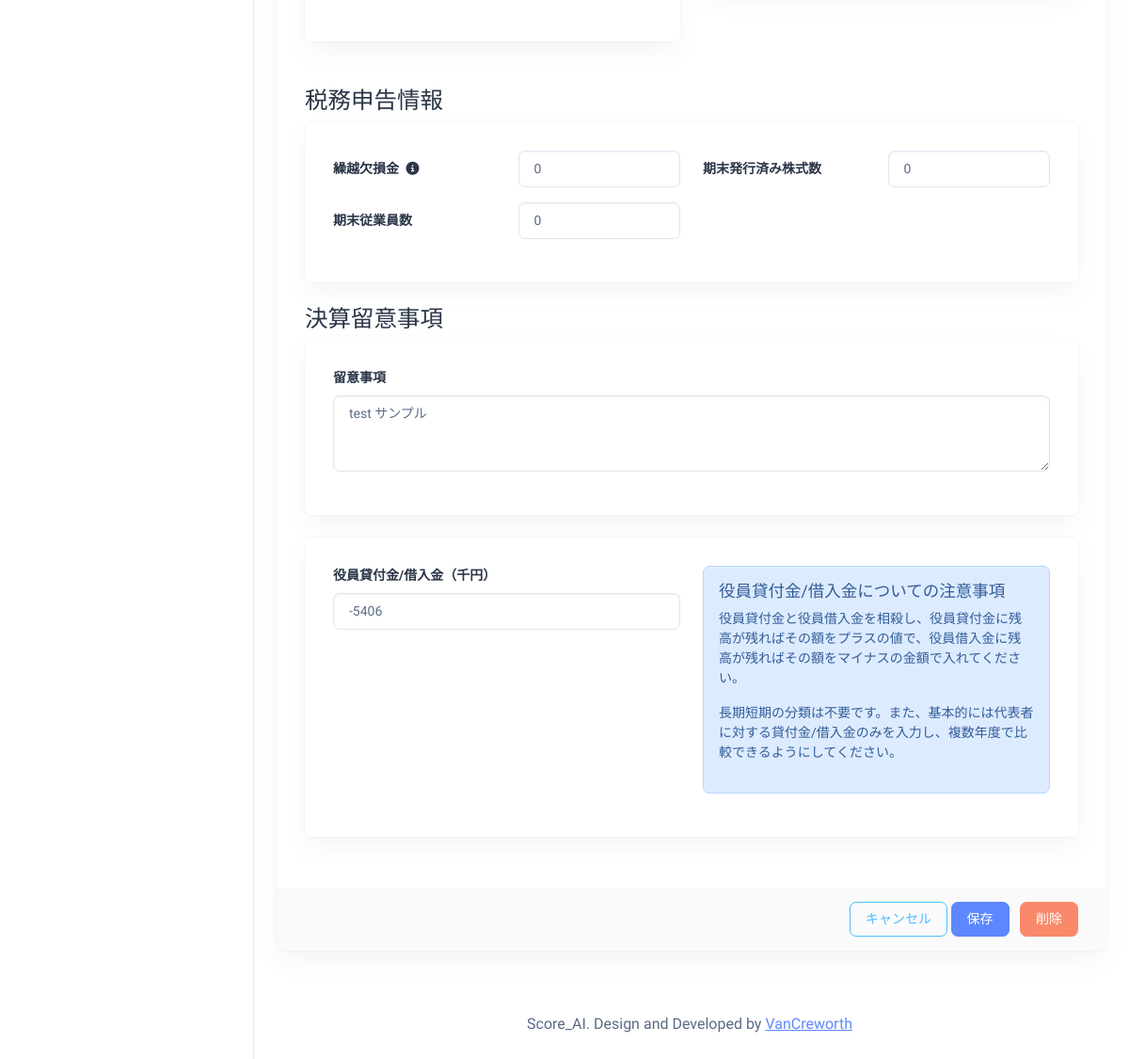
Page /fiscal_summary_year/01J8HFV50087EP1D4MHJ3B0C6Z/update/ (signed in, lower part) on the earlier database version.
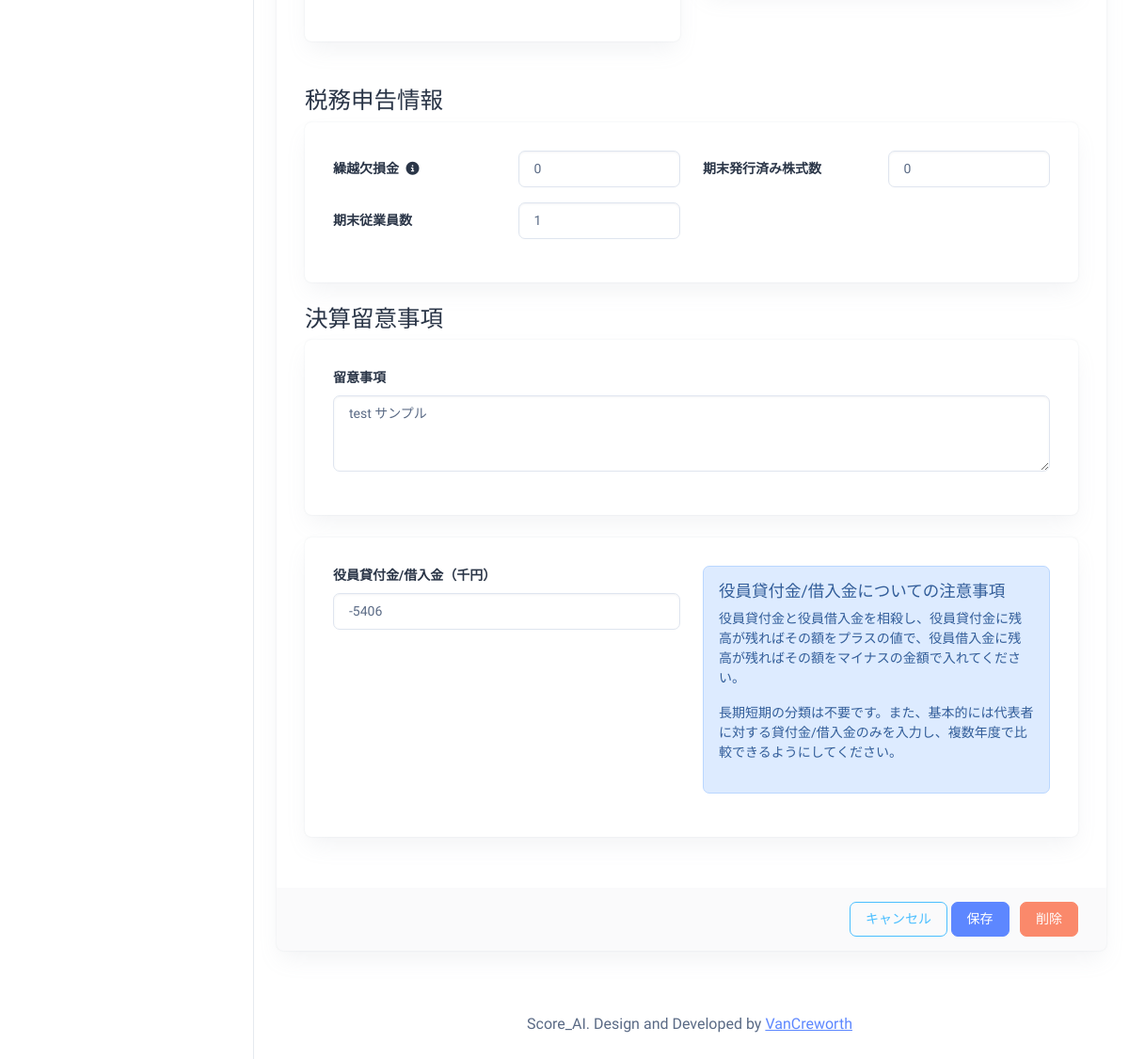
Same page on the later database version.
### scoreai/models.py (models this page shows, shortened)
class FiscalSummary_Year(models.Model):
    id = models.CharField(primary_key=True, default=ulid.new, editable=False, max_length=26)
    company = models.ForeignKey('Company', on_delete=models.CASCADE, related_name='fiscal_summary_years')
    year = models.IntegerField("年度", validators=[MinValueValidator(2000), MaxValueValidator(2100)])
    version = models.IntegerField("バージョン", default=1)
    is_draft = models.BooleanField("下書きモード", default=False)
    cash_and_deposits = models.IntegerField("現金及び預金（千円）", default=0)
    accounts_receivable = models.IntegerField("売掛金（千円）", default=0)
    inventory = models.IntegerField("棚卸資産（千円）", default=0)
    short_term_loans_receivable = models.IntegerField("短期貸付金（千円）", default=0)
    other_current_assets = models.IntegerField("その他の流動資産（千円）", default=0)
    total_current_assets = models.IntegerField("流動資産合計（千円）", default=0)
    land = models.IntegerField("土地（千円）", default=0, validators=[MinValueValidator(0)])
    buildings = models.IntegerField("建物及び附属設備（千円）", default=0, validators=[MinValueValidator(0)])
    machinery_equipment = models.IntegerField("機械及び装置（千円）", default=0, validators=[MinValueValidator(0)])
    vehicles = models.IntegerField("車両運搬具（千円）", default=0, validators=[MinValueValidator(0)])
    accumulated_depreciation = models.IntegerField("有形固定資産の減価償却累計額（千円）", default=0, help_text="有形固定資産の取得原価から減価償却累計額を引いた額。直接法の場合はゼロ。", validators=[MaxValueValidator(0)])
    other_tangible_fixed_assets = models.IntegerField("その他の有形固定資産（千円）", default=0)
    total_tangible_fixed_assets = models.IntegerField("有形固定資産合計（千円）", default=0)
    goodwill = models.IntegerField("のれん（千円）", default=0)
    other_intangible_assets = models.IntegerField("その他の無形固定資産（千円）", default=0)
    total_intangible_assets = models.IntegerField("無形固定資産合計（千円）", default=0)
    long_term_loans_receivable = models.IntegerField("長期貸付金（千円）", default=0)
    investment_other_assets = models.IntegerField("投資その他の資産（千円）", default=0)
    deferred_assets = models.IntegerField("繰延資産（千円）", default=0)
    total_fixed_assets = models.IntegerField("固定資産合計（千円）", default=0)
    total_assets = models.IntegerField("資産の部合計（千円）", default=0, validators=[MinValueValidator(0)])
    accounts_payable = models.IntegerField("買掛金・未払金・未払費用（千円）", default=0)
    short_term_loans_payable = models.IntegerField("短期借入金（千円）", default=0)
    other_current_liabilities = models.IntegerField("その他の流動負債（千円）", default=0)
    total_current_liabilities = models.IntegerField("流動負債合計（千円）", default=0)
    long_term_loans_payable = models.IntegerField("長期借入金（千円）", default=0)
    other_long_term_liabilities = models.IntegerField("その他の固定負債（千円）", default=0)
    total_long_term_liabilities = models.IntegerField("固定負債合計（千円）", default=0)
    total_liabilities = models.IntegerField("負債の部合計（千円）", default=0, validators=[MinValueValidator(0)])
    total_stakeholder_equity = models.IntegerField("株主資本合計（千円）", default=0)
    capital_stock = models.IntegerField("資本金（千円）", default=0, validators=[MinValueValidator(0)])
    capital_surplus = models.IntegerField("資本剰余金（千円）", default=0, validators=[MinValueValidator(0)])
    retained_earnings = models.IntegerField("利益剰余金（千円）", default=0)
    valuation_and_translation_adjustment = models.IntegerField("評価・換算差額（千円）", default=0)
    new_shares_reserve = models.IntegerField("新株予約権（千円）", default=0)
    total_net_assets = models.IntegerField("純資産の部合計（千円）", default=0)
    directors_loan = models.IntegerField("役員貸付・借入金（千円）", default=0, help_text="貸付ならプラス、借入ならマイナス")
    sales = models.IntegerField("売上高（千円）", default=0)
    gross_profit = models.IntegerField("粗利益（千円）", default=0)
    depreciation_cogs = models.IntegerField("減価償却費（売上原価）（千円）", default=0)
    depreciation_expense = models.IntegerField("減価償却額（販管費）（千円）", default=0)
    other_amortization_expense = models.IntegerField("その他の償却額（販管費）（千円）", default=0)
    directors_compensation = models.IntegerField("役員報酬（千円）", default=0)
    payroll_expense = models.IntegerField("給与・雑給（千円）", default=0)
    operating_profit = models.IntegerField("営業利益（千円）", default=0)
    non_operating_amortization_expense = models.IntegerField("営業外で計上された償却費（千円）", default=0)
    interest_expense = models.IntegerField("支払利息（千円）", default=0)
    other_income = models.IntegerField("雑収入（千円）", default=0)
    other_loss = models.IntegerField("雑損失（千円）", default=0)
    ordinary_profit = models.IntegerField("経常利益（千円）", default=0)
    extraordinary_income = models.IntegerField("特別利益（千円）", default=0)
    extraordinary_loss = models.IntegerField("特別損失（千円）", default=0)
    income_taxes = models.IntegerField("法人税等（千円）", default=0)
    net_profit = models.IntegerField("当期純利益（千円）", default=0)
    tax_loss_carryforward = models.IntegerField("繰越欠損金（千円）", default=0, validators=[MinValueValidator(0)])
    number_of_employees_EOY = models.IntegerField("期末従業員数", default=0, validators=[MinValueValidator(0)])
    issued_shares_EOY = models.IntegerField("期末発行済み株式数（株）", default=0, validators=[MinValueValidator(0)])
    financial_statement_notes = models.TextField("決算留意事項", blank=True)
    score_sales_growth_rate = models.IntegerField("売上高増加率", validators=[MinValueValidator(0), MaxValueValidator(5)], default=0, null=True, blank=True)
    score_operating_profit_margin = models.IntegerField("営業利益率", validators=[MinValueValidator(0), MaxValueValidator(5)], default=0, null=True, blank=True)
    score_labor_productivity = models.IntegerField("労働生産性", validators=[MinValueValidator(0), MaxValueValidator(5)], default=0, null=True, blank=True)
    score_EBITDA_interest_bearing_debt_ratio = models.IntegerField("EBITDA有利子負債倍率", validators=[MinValueValidator(0), MaxValueValidator(5)], default=0, null=True, blank=True)
    score_operating_working_capital_turnover_period = models.IntegerField("営業運転資本回転期間", validators=[MinValueValidator(0), MaxValueValidator(5)], default=0, null=True, blank=True)
    score_equity_ratio = models.IntegerField("自己資本比率", validators=[MinValueValidator(0), MaxValueValidator(5)], default=0, null=True, blank=True)
    class Meta:
        unique_together = ('company', 'year', 'version')
        verbose_name = '年次決算情報'
        verbose_name_plural = '年次決算情報'

### scoreai/views.py (the view, shortened to what this page needs)
# urls.py: path('fiscal_summary_year/<str:pk>/update/', FiscalSummary_YearUpdateView.as_view(), name='fiscal_summary_year_update'),
class FiscalSummary_YearUpdateView(LoginRequiredMixin, SelectedCompanyMixin, UpdateView):
    model = FiscalSummary_Year
    form_class = FiscalSummary_YearForm
    template_name = 'scoreai/fiscal_summary_year_form.html'
    success_url = reverse_lazy('fiscal_summary_year_list_recent')

### scoreai/forms.py
class FiscalSummary_YearForm(forms.ModelForm):
    class Meta:
        model = FiscalSummary_Year
        exclude = ['id', 'company', 'version', 'score_sales_growth_rate', 'score_operating_profit_margin', 'score_labor_productivity', 'score_EBITDA_interest_bearing_debt_ratio', 'score_operating_working_capital_turnover_period', 'score_equity_ratio']
    def __init__(self, *args, **kwargs):
        super().__init__(*args, **kwargs)
        for field in self.fields.values():
            field.widget.attrs['class'] = 'form-control'
        if self.instance.pk:
            self.fields['year'].widget.attrs['readonly'] = True
        if 'financial_statement_notes' in self.fields:
            self.fields['financial_statement_notes'].widget.attrs['rows'] = 3

### scoreai/context_processors.py (called while the page is built)
def selected_company(request):
    if request.user.is_authenticated:
        selected_company = UserCompany.objects.filter(user=request.user, is_selected=True).first()
        return {'this_company': selected_company.company if selected_company else None}
    return {'this_company': None}

### scoreai/mixins.py (called while the page is built)
    def get_queryset(self):
        queryset = super().get_queryset()
        return self.filter_by_selected_company(queryset)

### templates/scoreai/fiscal_summary_year_form.html (shortened to what the changed rows need)
{% extends "scoreai/base.html" %}
{% load crispy_forms_tags %}
{% load custom_filters %}
{% load widget_tweaks %}
{% block head %}
<link href="https://cdn.jsdelivr.net/npm/select2@4.1.0-rc.0/dist/css/select2.min.css" rel="stylesheet" />
<link rel="stylesheet"
  href="https://cdnjs.cloudflare.com/ajax/libs/bootstrap-datepicker/1.9.0/css/bootstrap-datepicker.min.css">
<link rel="stylesheet" href="https://cdnjs.cloudflare.com/ajax/libs/font-awesome/6.4.0/css/all.min.css">
{% endblock %}
{% block content %}
<div class="row">
  <div class="col-lg-12 d-flex align-items-strech">
    <div class="card w-100">
      <form method="post">
      <div class="card-body">
          <div class="card mb-4">
            <div class="card-body">
              <div class="row">
                <div class="col-md-6">
                  <div class="mb-3 row">
                    <div class="col-sm-6">
                      {{ form.tax_loss_carryforward|add_class:"form-control" }}
                    </div>
                  </div>
                  <div class="mb-3 row">
                    <div class="col-sm-6">
                      {{ form.number_of_employees_EOY|add_class:"form-control" }}
                    </div>
                  </div>
                </div>
                <div class="col-md-6">
                  <div class="mb-3 row">
                    <div class="col-sm-6">
                      {{ form.issued_shares_EOY|add_class:"form-control" }}
                    </div>
                  </div>
                </div>
              </div>
            </div>
          </div>
          <div class="card mb-4">
            <div class="card-body">
              <div class="mb-3">
                <label for="{{ form.financial_statement_notes.id_for_label }}" class="form-label">留意事項</label>
                {{ form.financial_statement_notes|add_class:"form-control" }}
              </div>
            </div>
          </div>
          <div class="card mb-4">
            <div class="card-body">
              <div class="row">
                <div class="col-md-6">
                  <div class="mb-3">
                    <label for="{{ form.directors_loan.id_for_label }}" class="form-label">役員貸付金/借入金（千円）</label>
                    {{ form.directors_loan|add_class:"form-control" }}
                  </div>
                </div>
              </div>
            </div>
          </div>
      </div>
    </form>
    </div>
  </div>
</div>
{% endblock %}

Differences in the rows shown:
changed FiscalSummary_Year "test サンプル": number_of_employees_EOY "0" → "1"
